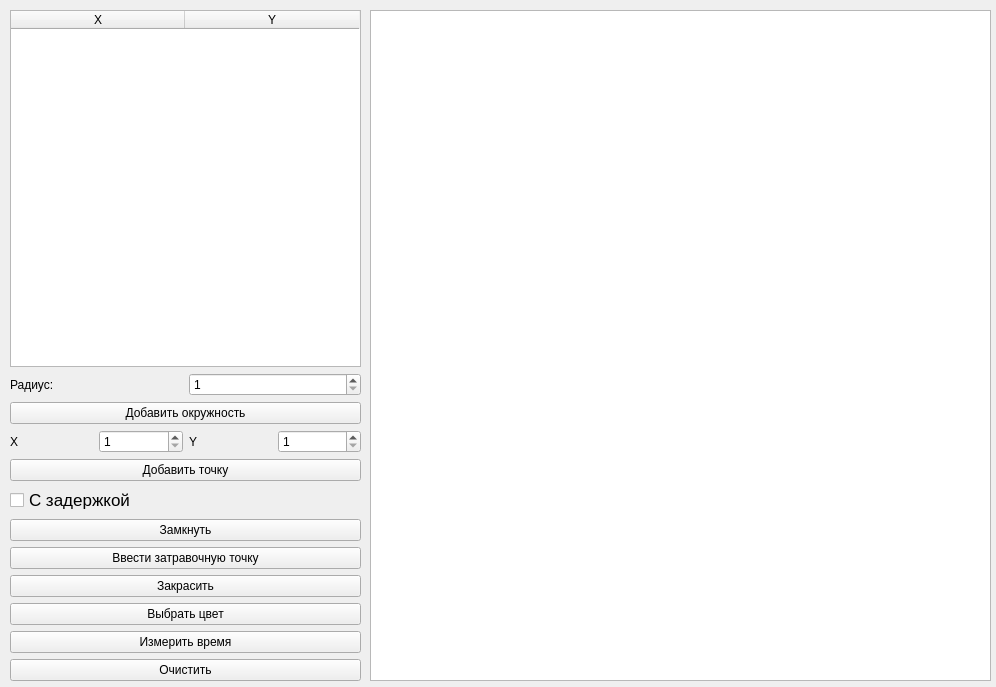
<?xml version="1.0" encoding="UTF-8"?>
<ui version="4.0">
 <class>MainWindow</class>
 <widget class="QMainWindow" name="MainWindow">
  <property name="geometry">
   <rect>
    <x>0</x>
    <y>0</y>
    <width>996</width>
    <height>687</height>
   </rect>
  </property>
  <property name="windowTitle">
   <string>Заполнение областей</string>
  </property>
  <property name="animated">
   <bool>true</bool>
  </property>
  <property name="dockNestingEnabled">
   <bool>false</bool>
  </property>
  <widget class="QWidget" name="centralwidget">
   <widget class="QGraphicsView" name="view">
    <property name="geometry">
     <rect>
      <x>370</x>
      <y>10</y>
      <width>621</width>
      <height>671</height>
     </rect>
    </property>
   </widget>
   <widget class="QWidget" name="verticalLayoutWidget">
    <property name="geometry">
     <rect>
      <x>10</x>
      <y>10</y>
      <width>351</width>
      <height>671</height>
     </rect>
    </property>
    <layout class="QVBoxLayout" name="verticalLayout">
     <item>
      <widget class="QTableWidget" name="table">
       <property name="cursor" stdset="0">
        <cursorShape>ArrowCursor</cursorShape>
       </property>
       <attribute name="horizontalHeaderMinimumSectionSize">
        <number>54</number>
       </attribute>
       <attribute name="horizontalHeaderDefaultSectionSize">
        <number>174</number>
       </attribute>
       <attribute name="horizontalHeaderShowSortIndicator" stdset="0">
        <bool>false</bool>
       </attribute>
       <attribute name="verticalHeaderDefaultSectionSize">
        <number>35</number>
       </attribute>
       <column>
        <property name="text">
         <string>X</string>
        </property>
       </column>
       <column>
        <property name="text">
         <string>Y</string>
        </property>
       </column>
      </widget>
     </item>
     <item>
      <layout class="QHBoxLayout" name="horizontalLayout">
       <item>
        <widget class="QLabel" name="label_3">
         <property name="text">
          <string>Радиус:</string>
         </property>
        </widget>
       </item>
       <item>
        <widget class="QSpinBox" name="radius">
         <property name="minimum">
          <number>1</number>
         </property>
         <property name="maximum">
          <number>310</number>
         </property>
        </widget>
       </item>
      </layout>
     </item>
     <item>
      <widget class="QPushButton" name="add_circle">
       <property name="text">
        <string>Добавить окружность</string>
       </property>
      </widget>
     </item>
     <item>
      <layout class="QHBoxLayout" name="horizontalLayout_2">
       <property name="spacing">
        <number>6</number>
       </property>
       <property name="topMargin">
        <number>0</number>
       </property>
       <item>
        <widget class="QLabel" name="label">
         <property name="text">
          <string>X</string>
         </property>
        </widget>
       </item>
       <item>
        <widget class="QSpinBox" name="x">
         <property name="minimum">
          <number>1</number>
         </property>
         <property name="maximum">
          <number>621</number>
         </property>
        </widget>
       </item>
       <item>
        <widget class="QLabel" name="label_2">
         <property name="text">
          <string>Y</string>
         </property>
        </widget>
       </item>
       <item>
        <widget class="QSpinBox" name="y">
         <property name="minimum">
          <number>1</number>
         </property>
         <property name="maximum">
          <number>671</number>
         </property>
        </widget>
       </item>
      </layout>
     </item>
     <item>
      <widget class="QPushButton" name="addpoint">
       <property name="text">
        <string>Добавить точку</string>
       </property>
      </widget>
     </item>
     <item>
      <widget class="QCheckBox" name="delay">
       <property name="font">
        <font>
         <pointsize>13</pointsize>
        </font>
       </property>
       <property name="text">
        <string>С задержкой</string>
       </property>
      </widget>
     </item>
     <item>
      <widget class="QPushButton" name="lock">
       <property name="text">
        <string>Замкнуть</string>
       </property>
      </widget>
     </item>
     <item>
      <widget class="QPushButton" name="add_seed_point">
       <property name="text">
        <string>Ввести затравочную точку</string>
       </property>
      </widget>
     </item>
     <item>
      <widget class="QPushButton" name="paint">
       <property name="text">
        <string>Закрасить</string>
       </property>
      </widget>
     </item>
     <item>
      <widget class="QPushButton" name="PickColor">
       <property name="text">
        <string>Выбрать цвет</string>
       </property>
      </widget>
     </item>
     <item>
      <widget class="QPushButton" name="time">
       <property name="text">
        <string>Измерить время</string>
       </property>
      </widget>
     </item>
     <item>
      <widget class="QPushButton" name="erase">
       <property name="text">
        <string>Очистить</string>
       </property>
      </widget>
     </item>
    </layout>
   </widget>
  </widget>
 </widget>
 <resources/>
 <connections/>
</ui>
